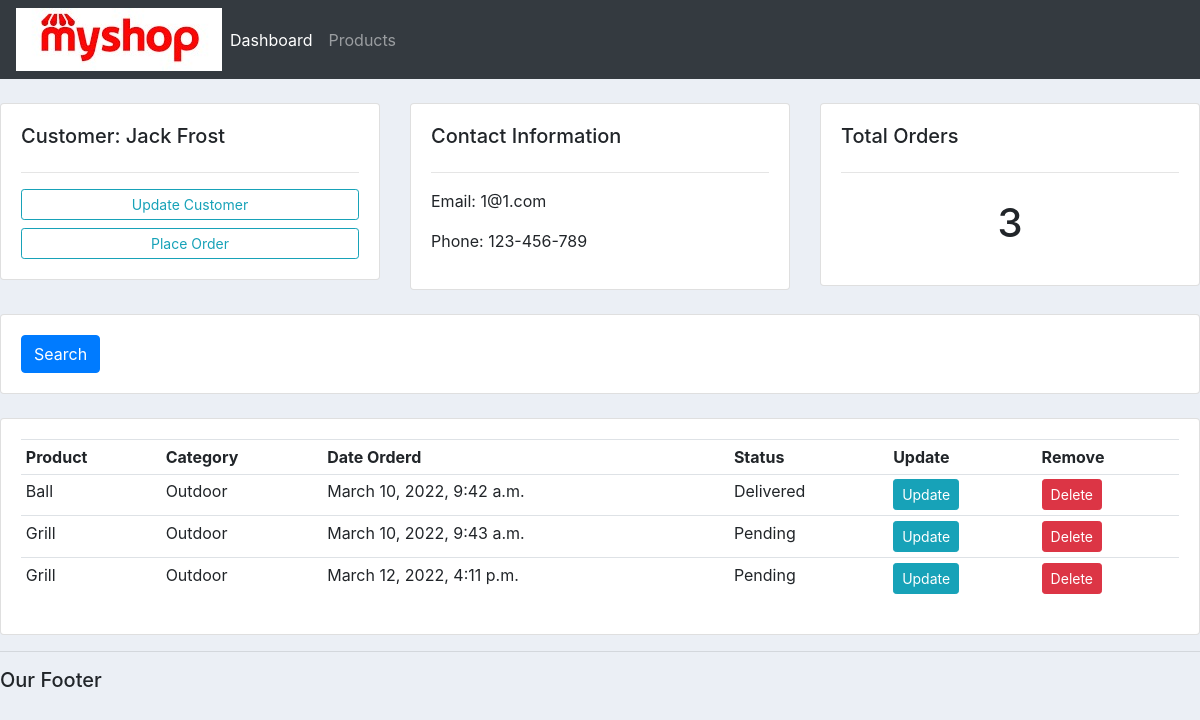
The page /accounts/customer/1 on the database its author committed.
### accounts/models.py (models this page shows, shortened)
class Customer(models.Model):
    name = models.CharField(max_length=200, null=True)
    phone = models.CharField(max_length=200, null=True)
    email = models.CharField(max_length=200, null=True)
    date_created = models.DateTimeField(auto_now_add=True, null=True)

class Order(models.Model):
    customer = models.ForeignKey(Customer, null=True, on_delete=models.SET_NULL)
    product = models.ForeignKey(Product, null=True, on_delete=models.SET_NULL)
    STATUS = (
        ('Pending','Pending'),
        ('Out for delivery','Out for delivery'),
        ('Delivered','Delivered'),
        )
    date_created = models.DateTimeField(auto_now_add=True, null=True)
    status = models.CharField(max_length=200, null=True,choices=STATUS)

class Product(models.Model):
    CATEGORY = (
    ('Indoor','Indoor'),
    ('Outdoor','Outdoor'),
    )
    name = models.CharField(max_length=200, null=True)
    price = models.FloatField(null=True)
    category = models.CharField(max_length=200, null=True,choices=CATEGORY)
    description = models.CharField(max_length=200, null=True, blank=True)
    date_created = models.DateTimeField(auto_now_add=True, null=True)
    tags = models.ManyToManyField(Tag)
    def __str__(self):
        return self.name

### accounts/views.py (the view)
# urls.py: path('customer/<str:pk_test>', views.customer, name='customer'),
def customer(request, pk_test):
    customer = Customer.objects.get(id=pk_test)
    orders = customer.order_set.all()
    order_count = orders.count()
    context = {'customer':customer, 'orders':orders, 'order_count':order_count}
    return render(request, 'accounts/customer.html', context)

### accounts/templates/accounts/customer.html
{%  extends 'accounts/main.html' %}
{% block content %}
	<br>
<div class="row">
	<div class="col-md">
		<div class="card card-body">
			<h5>Customer: {{customer.name}}</h5>
			<hr>
			<a class="btn btn-outline-info  btn-sm btn-block" href="">Update Customer</a>
			<a class="btn btn-outline-info  btn-sm btn-block" href="{% url 'createOrder' customer.id%}">Place Order</a>
		</div>
	</div>
	<div class="col-md">
		<div class="card card-body">
			<h5>Contact Information</h5>
			<hr>
			<p>Email: {{customer.email}}</p>
			<p>Phone: {{customer.phone}}</p>
		</div>
	</div>
	<div class="col-md">
		<div class="card card-body">
			<h5>Total Orders</h5>
			<hr>
			<h1 style="text-align: center;padding: 10px">{{order_count}}</h1>
		</div>
	</div>
</div>
<br>
<div class="row">
	<div class="col">
		<div class="card card-body">
			<form method="get">
		    <button class="btn btn-primary" type="submit">Search</button>
		  </form>
		</div>
	</div>
</div>
<br>
<div class="row">
	<div class="col-md">
		<div class="card card-body">
			<table class="table table-sm">
				<tr>
					<th>Product</th>
					<th>Category</th>
					<th>Date Orderd</th>
					<th>Status</th>
					<th>Update</th>
					<th>Remove</th>
				</tr>
				{% for order in orders %}
				<tr>
					<td>{{order.product}}</td>
					<td>{{order.product.category}}</td>
					<td>{{order.date_created}}</td>
					<td>{{order.status}}</td>
                <td><a class="btn btn-sm btn-info" href="{% url 'updateOrder' order.id %}">Update</a></td>
                <td><a class="btn btn-sm btn-danger" href="{% url 'deleteOrder' order.id %}">Delete</a></td>
				</tr>
				{% endfor %}
			</table>
		</div>
	</div>
</div>
{% endblock %}

### accounts/templates/accounts/main.html (style rules this page uses)
body { background-color: #ebeff5; }

### rows shown on the page
Customer: name "Jack Frost", email "1@1.com", phone "123-456-789"
Order: product "Ball", product.category "Outdoor", date_created "March 10, 2022, 9:42 a.m.", status "Delivered"
Order: product "Grill", product.category "Outdoor", date_created "March 10, 2022, 9:43 a.m.", status "Pending"
Order: product "Grill", product.category "Outdoor", date_created "March 12, 2022, 4:11 p.m.", status "Pending"

### other values the page prints
{{ order_count }} "3"
